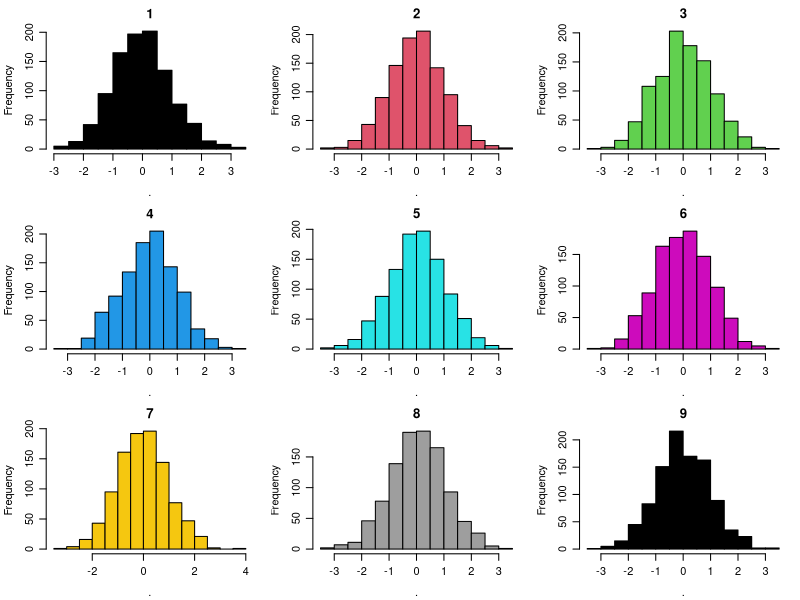
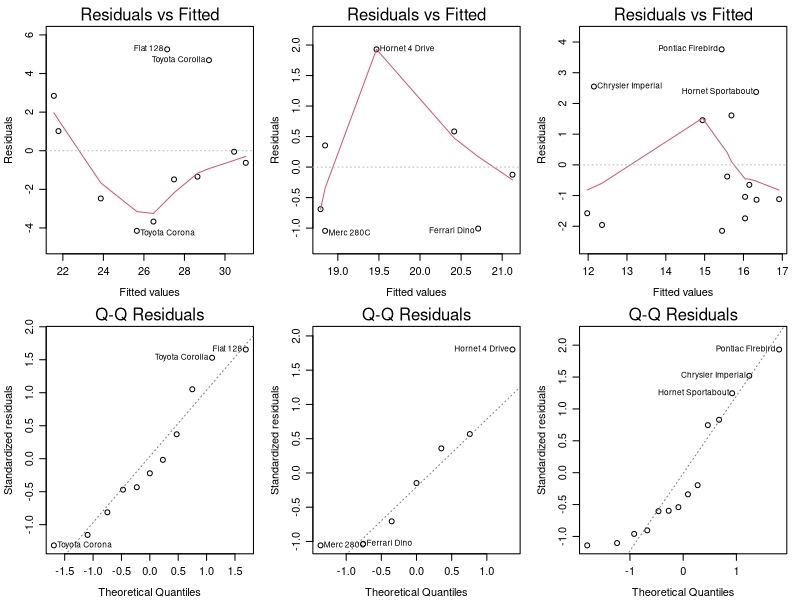

These charts were generated, in order, by the following R code:
## ---- chunk 1
#| output: false
library(dplyr)
library(purrr)
## ---- chunk 2
data_hard_code <- data.frame(
  Name = c("Alice", "Bob", "Charlie"),
  Age = c(21, 25, 35),
  Height = c(5.5, 6.2, 5.9)
)
data_hard_code
## ---- chunk 3
par(mfrow=c(3, 3), mar=c(3.5, 3.5, 2, 1), mgp=c(2.4, 0.8, 0))
map(1:9, function(i)rnorm(1000) %>% hist(., main=i, col=i))
## ---- chunk 4
var <- c(
  "USA",
  "MEX"
)
var
## ---- chunk 5
# library(ggThemeAssist)
library(ggplot2)
## ---- chunk 6
par(mfcol=c(2, 3), mar=c(3.5, 3.5, 2, 1), mgp=c(2.4, 0.8, 0))
mtcars %>%
  split(.$cyl) %>%
  map(~ lm(mpg ~ wt, data = .x)) %>%
  map(function(x)plot(x, which=c(1, 2)))
